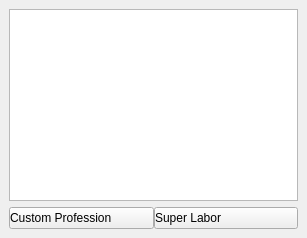
  <widget class="BaseDock" name="dock_custom_professions">
   <property name="minimumSize">
    <size>
     <width>307</width>
     <height>156</height>
    </size>
   </property>
   <property name="windowTitle">
    <string>Customizations</string>
   </property>
   <attribute name="dockWidgetArea">
    <number>2</number>
   </attribute>
   <widget class="QWidget" name="dockWidgetContents_2">
    <layout class="QVBoxLayout" name="verticalLayout">
     <item>
      <widget class="QTreeWidget" name="tree_custom_professions">
       <property name="contextMenuPolicy">
        <enum>Qt::CustomContextMenu</enum>
       </property>
       <property name="showDropIndicator" stdset="0">
        <bool>false</bool>
       </property>
       <property name="alternatingRowColors">
        <bool>true</bool>
       </property>
       <property name="indentation">
        <number>5</number>
       </property>
       <property name="uniformRowHeights">
        <bool>false</bool>
       </property>
       <property name="sortingEnabled">
        <bool>true</bool>
       </property>
       <attribute name="headerVisible">
        <bool>false</bool>
       </attribute>
       <column>
        <property name="text">
         <string notr="true">1</string>
        </property>
       </column>
      </widget>
     </item>
     <item>
      <layout class="QHBoxLayout" name="horizontalLayout_2">
       <property name="spacing">
        <number>0</number>
       </property>
       <item>
        <widget class="QPushButton" name="btn_new_custom_profession">
         <property name="toolTip">
          <string>Add a new custom profession.</string>
         </property>
         <property name="statusTip">
          <string>Add a new custom profession.</string>
         </property>
         <property name="whatsThis">
          <string>Add a new custom profession.</string>
         </property>
         <property name="styleSheet">
          <string notr="true">Text-align:left</string>
         </property>
         <property name="text">
          <string>Custom Profession</string>
         </property>
         <property name="icon">
          <iconset resource="../resources.qrc">
           <normaloff>:/img/document--plus.png</normaloff>:/img/document--plus.png</iconset>
         </property>
        </widget>
       </item>
       <item>
        <widget class="QPushButton" name="btn_new_super_labor">
         <property name="toolTip">
          <string>Add a new super labor. Super labors are columns that allow the toggling of multiple labors at a time.</string>
         </property>
         <property name="statusTip">
          <string>Add a new super labor. Super labors are columns that allow the toggling of multiple labors at a time.</string>
         </property>
         <property name="whatsThis">
          <string>Add a new super labor. Super labors are columns that allow the toggling of multiple labors at a time.</string>
         </property>
         <property name="styleSheet">
          <string notr="true">Text-align:left</string>
         </property>
         <property name="text">
          <string>Super Labor</string>
         </property>
         <property name="icon">
          <iconset resource="../resources.qrc">
           <normaloff>:/img/table-insert-column.png</normaloff>:/img/table-insert-column.png</iconset>
         </property>
        </widget>
       </item>
      </layout>
     </item>
    </layout>
   </widget>
  </widget>
